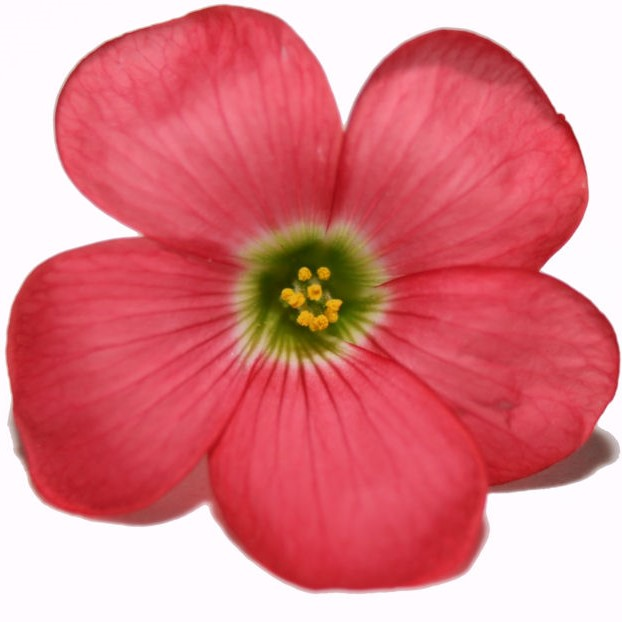
%> input picture Flower_Images/Oxalis_tetraphylla_flower.jpg, 622 x 622 px
$ octave FM_Spectral_comparison_2D.m   (GNU Octave 9; MATLAB toolbox functions it lacks are replaced by stand-ins)
%> lines starting %> are read from the running program, lines starting %| are printed output that depends on the picture
### Generate_Picture_cut.m
% Input: 1) name: a char vector of the the file name of the picture to be
% spanned by Fourier-Bessel Coefficient.
% 2) B,Q: the requested cut-off frequency for the angular and radial
% frequencies. all freqiencies above these will be thrown out.
% 3) isUniformPowerSpectrum: a binary value. If true, the function ensures
% that the power spectrum is uniform, by normalizing each F-B coefficient
% to be of size 1. If false, it does not alter the power spectrum after
% cutting excessive frequencies.
%
% Output: 1) coeff: the F-B coefficient vector, organized first by angular
% and then by radial frequencies (as a dictionary).
% 2) Proj_Picture: the picture corresponding to those F-B coefficients.
% 3) Phi_ns_mat: a matrix with its column vectors being the basis vectors
% of the F-B basis, orginized in the same way as coeff.

function [coeff,Proj_Picture,Phi_ns_mat]=Generate_Picture_cut(name,B,Q,image_size,isUniformPowerSpectrum)
%> called with B = 10, Q = 2, image_size = 51, isUniformPowerSpectrum = 0
%close all
addpath(genpath('basis'))
addpath(genpath('common'))
addpath(genpath('projections'))

%if ~exist('picture','var')
picture=imread(name);
%> picture is the input picture: size 622x622x3 uint8; mean R, G, B 220.9, 126.7, 133.7
Full_Picture=im2double(rgb2gray(imresize(picture,image_size./size(picture,1))));
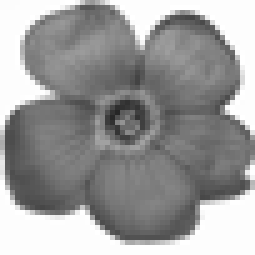
%> Full_Picture: size 51x51 double (shown 5 times larger); min 0.149, max 1, mean 0.61
L=size(Full_Picture,1);
%> L = 51
N=floor(L/2);
%> N = 25
[x, y]=meshgrid(-N:N, -N:N);
r=sqrt(x.^2+y.^2);
Compressed_Picture=Full_Picture(r<=N);
%> Compressed_Picture = 1961 values, max 1 at index 6, min 0.149 at index 879, mean 0.514
Full_Picture(r>N)=0;
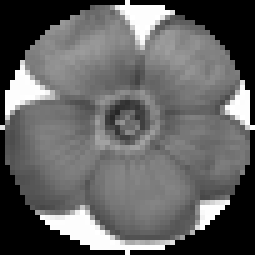
%> Full_Picture: size 51x51 double (shown 5 times larger); min 0, max 1, mean 0.387

% Generate Basis:
%> the run ends on the next line
[ Phi_ns, ang_freqs, rad_freqs, R_ns ]=Bessel_ns_v5( N );
%end
k_symm_1B=-B:B;
q_vec=1:Q; %odd, no start from 0
ang_freqs_cut=repelem(k_symm_1B,Q);
rad_freqs_cut=reshape(repmat(q_vec.',[1,2*B+1]),[1,Q*(2*B+1)]);

Phi_ns_mat=zeros(length(Phi_ns(:,1)),Q*(2*B+1));
for k_index=-B:B
    for q_index=1:Q
        if k_index>=0
            Phi_ns_mat(:,ang_freqs_cut==k_index & rad_freqs_cut==q_index)...
                = Phi_ns(:,ang_freqs==k_index & rad_freqs==q_index);
        else
            Phi_ns_mat(:,ang_freqs_cut==k_index & rad_freqs_cut==q_index)...
            = conj(Phi_ns(:,ang_freqs==-k_index & rad_freqs==q_index));
        end
    end
end

coeff = Phi_ns_mat\Compressed_Picture;
if isUniformPowerSpectrum
    coeff=coeff./abs(coeff); %ensure uniform power spectrum
end
Compressed_Proj_Picture=Phi_ns_mat*coeff;
Proj_Picture=zeros(L,L);
Proj_Picture(r<=N)=Compressed_Proj_Picture;
Proj_Picture=real(Proj_Picture); %%picture we will use


%figure
%imagesc(Proj_Picture)
%colorbar

### saveFrequencies.m
% Input: Q,B
% Output: The function saves all relevant frequency vectors in a .mat file
% named file_name='freq.mat', to be loaded later in scripts.

function [file_name] = saveFrequencies(Q,B)

k_symm_1B=-B:B;
k_half_1B=0:B;
k_symm_2B=-2*B:2*B;
k_half_2B=0:2*B;

k_symm_1B_Q_mat=repmat(k_symm_1B,[Q,1]);
k_half_1B_Q_mat=repmat(k_half_1B,[Q,1]);
k_symm_2B_Q_mat=repmat(k_symm_2B,[Q,1]);
k_half_2B_Q_mat=repmat(k_half_2B,[Q,1]);

k_symm_1B_Q_vec=vec(k_symm_1B_Q_mat);
k_half_1B_Q_vec=vec(k_half_1B_Q_mat);
k_symm_2B_Q_vec=vec(k_symm_2B_Q_mat);
k_half_2B_Q_vec=vec(k_half_2B_Q_mat);

q_1B=0:Q-1;
q_full_1B_mat=repmat(q_1B.',[1,2*B+1]);
q_full_1B_vec=vec(q_full_1B_mat);

file_name='freq.mat';
save(file_name,'k_symm_1B','k_half_1B','k_symm_2B','k_half_2B',...
    'k_symm_1B_Q_mat', 'k_half_1B_Q_mat', 'k_symm_2B_Q_mat', 'k_half_2B_Q_mat',...
    'k_symm_1B_Q_vec', 'k_half_1B_Q_vec', 'k_symm_2B_Q_vec', 'k_half_2B_Q_vec',...
    'q_1B','q_full_1B_mat', 'q_full_1B_vec','-mat');

### vec.m
% Input: A, a matrix
% Output: v, a long vector of the columns of A stacked on top of
% each other.
function [v] = vec(A)
v=A(:);
end

### FM_Spectral_comparison_2D.m
% 2D case - Compares the FM algorithm and the Spectral algorithm with the analytical
% bound, as a function of the SNR for different distributions.

%% Parameter Setup
close all;
N=1e6; %num of rotated photos;
B=10;
Q=2;
size_image=51;
num_rep=10;
%sigma_vec_reduced=logspace(0,0,1).';
sigma_vec_reduced=logspace(-2.5,2.5,30).';
%sigma_vec_reduced=logspace(-7,2,30).';
%sigma_vec_reduced = 0;
%sigma_vec_reduced=zeros(10,1);
num_unique_sigma=length(sigma_vec_reduced);

sigma_vec=repelem(sigma_vec_reduced,num_rep);
f_vec=[0,0.1];
%f_vec=[0,0.1,1,2];
%f_vec=[0];
%isUniformPowerSpectrum=[0,1];
isUniformPowerSpectrum=[0];


err_squared_FM=zeros(length(sigma_vec),length(f_vec),length(isUniformPowerSpectrum));
err_squared_Spectral_true=zeros(length(sigma_vec),length(f_vec),length(isUniformPowerSpectrum));
err_squared_Spectral_emp=zeros(length(sigma_vec),length(f_vec),length(isUniformPowerSpectrum));
dist_from_circ=zeros(length(f_vec),length(isUniformPowerSpectrum));
bound=zeros(length(f_vec),length(isUniformPowerSpectrum));
a_est_spectral=zeros(length(sigma_vec),length(f_vec),length(isUniformPowerSpectrum),(2*B+1)*Q);
a_est_FM=zeros(length(sigma_vec),length(f_vec),length(isUniformPowerSpectrum),(2*B+1)*Q);

theta_min_spectral=zeros(length(sigma_vec),length(f_vec),length(isUniformPowerSpectrum));
theta_min_FM=zeros(length(sigma_vec),length(f_vec),length(isUniformPowerSpectrum));

M=2*B+1;
W_M=(1/sqrt(M))*dftmtx(M);
W_Q=(1/sqrt(Q))*dftmtx(Q);
W=kron(W_M,W_Q);


%% Relevant frequencies
[freq_file_name]=saveFrequencies(Q,B);
load(freq_file_name);
%% Definition of Picture & Cutting Higher Frequencies
images=cell(length(isUniformPowerSpectrum),1);
a_symm_1B_cell=cell(length(isUniformPowerSpectrum),1);
image_folder='Flower_Images';
image_name='Oxalis_tetraphylla_flower.jpg';
for UPS=1:length(isUniformPowerSpectrum)
    [a_symm_1B_cell{UPS},images{UPS},Phi_ns_mat]=Generate_Picture_cut(['.\' image_folder '\' image_name],B,Q,size_image,isUniformPowerSpectrum(UPS));

$ run again, with Flower_Images/circular_uniform_power.jpg copied over Flower_Images/Oxalis_tetraphylla_flower.jpg
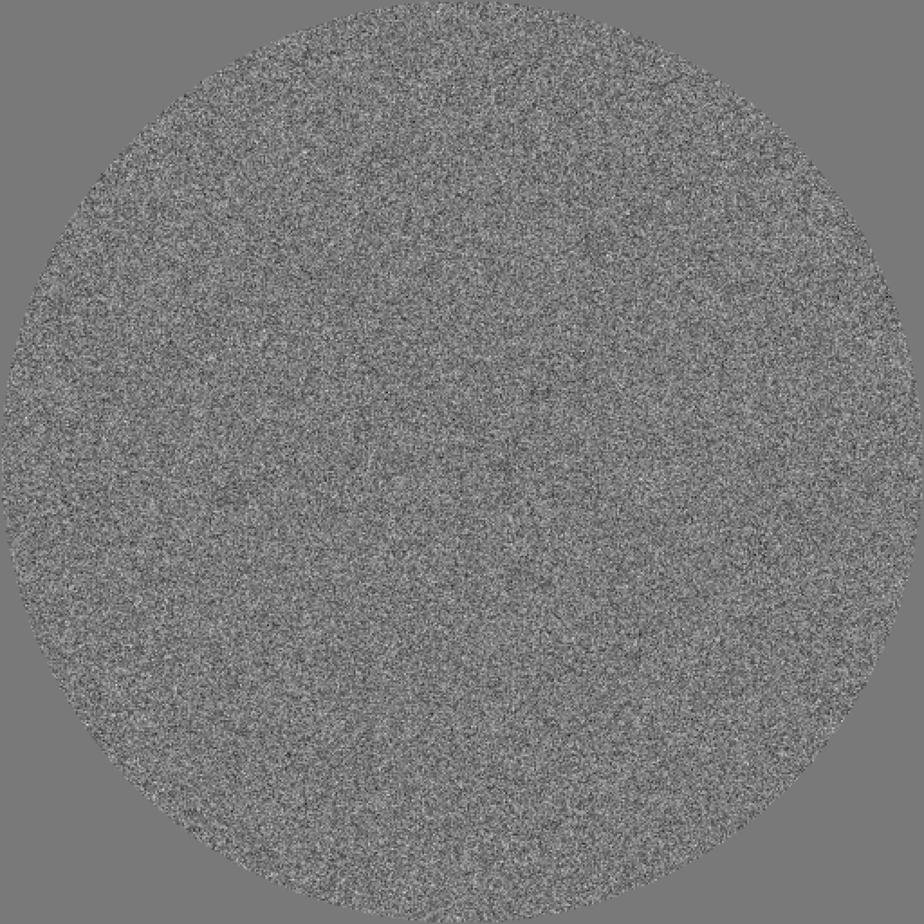
%> input picture Flower_Images/circular_uniform_power.jpg, 924 x 924 px
%> in Generate_Picture_cut, picture is the input picture: size 924x924x3 uint8; min 12, max 235, mean 121.7
%> Compressed_Picture = 1961 values, max 0.506 at index 1467, min 0.439 at index 366, mean 0.478
%> in Generate_Picture_cut, `Full_Picture(r>N)=0;`:
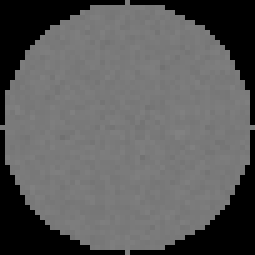
%> Full_Picture: size 51x51 double (shown 5 times larger); min 0, max 0.506, mean 0.36
